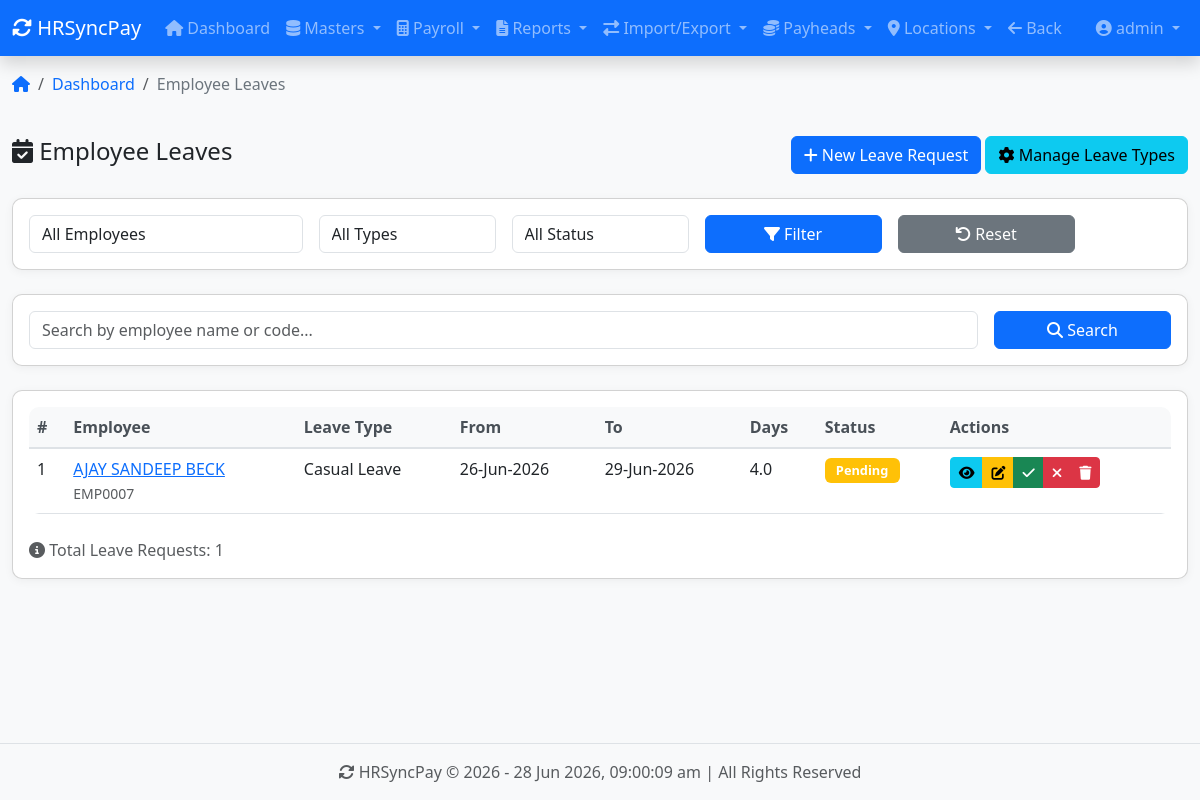
Before: /leave/ (signed in) with the older database file.
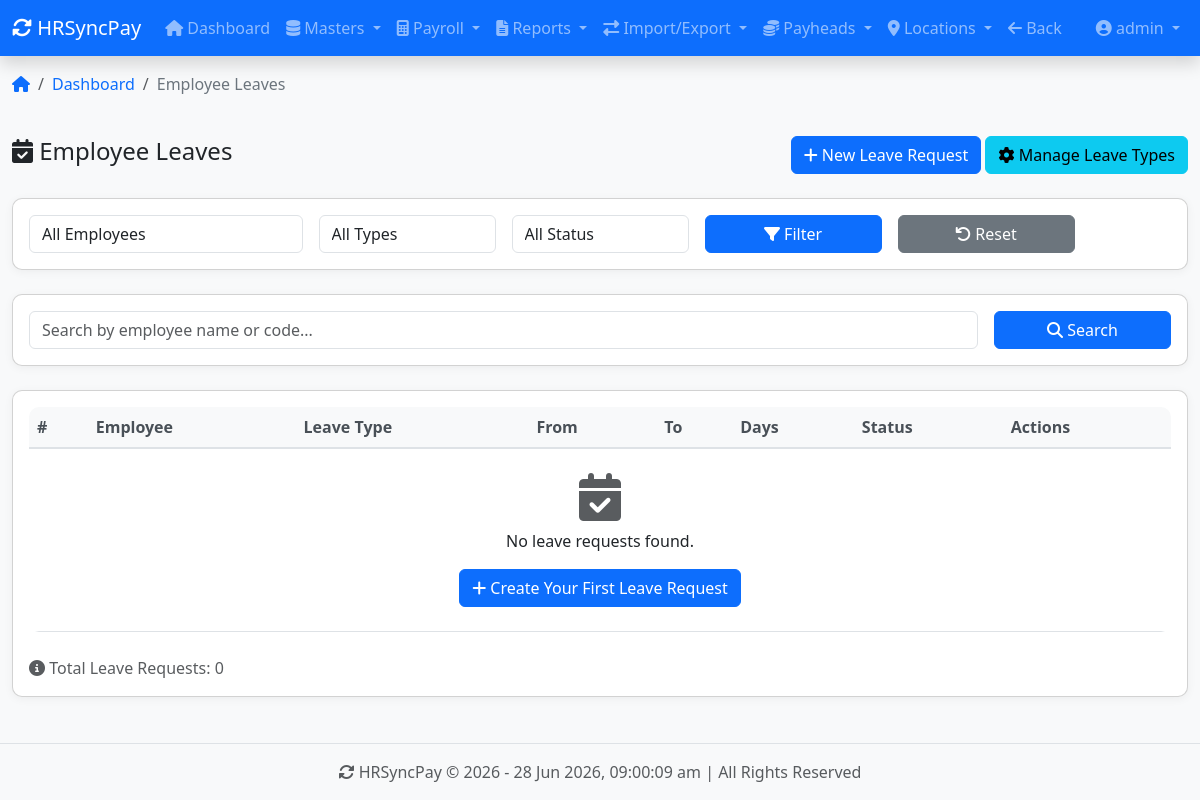
After: the same page with the newer database file.
### apps/leave/models.py (models this page shows, shortened)
class EmployeeLeave(models.Model):
    STATUS_CHOICES = [
        ('PENDING', 'Pending'),
        ('APPROVED', 'Approved'),
        ('REJECTED', 'Rejected'),
        ('CANCELLED', 'Cancelled'),
    ]
    employee = models.ForeignKey(Employee, on_delete=models.CASCADE, related_name='leaves')
    leave_type = models.ForeignKey(LeaveType, on_delete=models.CASCADE)
    assignment = models.ForeignKey('employees.EmployeeAssignment', on_delete=models.SET_NULL, null=True, blank=True)
    client = models.ForeignKey(Client, on_delete=models.SET_NULL, null=True, blank=True)
    start_date = models.DateField()
    end_date = models.DateField()
    total_days = models.DecimalField(max_digits=5, decimal_places=2, default=0)
    is_half_day = models.BooleanField(default=False)
    half_day_type = models.CharField(
        max_length=15,  # ✅ Changed from 10 to 15
        choices=[
            ('FIRST_HALF', 'First Half'),
            ('SECOND_HALF', 'Second Half'),
        ],
        blank=True,
        null=True
    )
    reason = models.TextField(blank=True)
    status = models.CharField(max_length=20, choices=STATUS_CHOICES, default='PENDING')
    approved_by = models.ForeignKey('accounts.User', on_delete=models.SET_NULL, null=True, blank=True,
                                    related_name='approved_leaves')
    approved_date = models.DateTimeField(null=True, blank=True)
    created_by = models.ForeignKey('accounts.User', on_delete=models.SET_NULL, null=True, related_name='created_leaves')
    created_at = models.DateTimeField(auto_now_add=True)
    updated_at = models.DateTimeField(auto_now=True)
    class Meta:
        ordering = ['-created_at']
        verbose_name = 'Employee Leave'
        verbose_name_plural = 'Employee Leaves'

class LeaveType(models.Model):
    CATEGORY_CHOICES = [
        ('ANNUAL', 'Annual Leave'),
        ('CASUAL', 'Casual Leave'),
        ('SICK', 'Sick Leave'),
        ('MATERNITY', 'Maternity Leave'),
        ('PATERNITY', 'Paternity Leave'),
        ('COMPENSATORY', 'Compensatory Off'),
        ('LOP', 'Loss of Pay'),
        ('OTHER', 'Other'),
    ]
    name = models.CharField(max_length=50)
    code = models.CharField(max_length=20, unique=True)
    category = models.CharField(max_length=20, choices=CATEGORY_CHOICES)
    days_per_year = models.IntegerField(default=12)
    is_paid = models.BooleanField(default=True)
    is_active = models.BooleanField(default=True)
    max_consecutive_days = models.IntegerField(default=30)
    description = models.TextField(blank=True)
    created_at = models.DateTimeField(auto_now_add=True)
    updated_at = models.DateTimeField(auto_now=True)
    class Meta:
        ordering = ['name']

### apps/employees/models.py (models this page shows, shortened)
class Employee(models.Model):
    GENDER_CHOICES = [
        ('M', 'Male'),
        ('F', 'Female'),
        ('O', 'Other'),
    ]
    master_code = models.CharField(max_length=20, unique=True, blank=True, null=True)
    name = models.CharField(max_length=100)
    father_name = models.CharField(max_length=100, blank=True)
    mother_name = models.CharField(max_length=100, blank=True)
    date_of_birth = models.DateField(null=True, blank=True)
    gender = models.CharField(max_length=1, choices=GENDER_CHOICES, default='M')
    email = models.EmailField(unique=True, blank=True, null=True)
    phone = models.CharField(max_length=15, blank=True, null=True)
    alternate_phone = models.CharField(max_length=15, blank=True)
    current_address = models.TextField(blank=True)
    permanent_address = models.TextField(blank=True)
    pan_number = models.CharField(max_length=10, unique=True, blank=True, null=True)
    aadhaar_number = models.CharField(max_length=12, unique=True, blank=True, null=True)
    pf_number = models.CharField(max_length=20, unique=True, blank=True, null=True)
    esi_number = models.CharField(max_length=20, unique=True, blank=True, null=True)
    uan_number = models.CharField(max_length=12, blank=True, null=True)
    bank_name = models.CharField(max_length=100, blank=True)
    bank_account_number = models.CharField(max_length=20, unique=True, blank=True, null=True)
    ifsc_code = models.CharField(max_length=11, blank=True)
    bank_branch = models.CharField(max_length=100, blank=True)
    employee_code = models.CharField(max_length=20, unique=True)
    date_of_joining = models.DateField(null=True, blank=True)
    date_of_leaving = models.DateField(null=True, blank=True)
    is_active = models.BooleanField(default=True)
    photo = models.ImageField(upload_to='employee_photos/', null=True, blank=True)
    pf_applicable = models.BooleanField(default=True, help_text="Is PF applicable for this employee?")
    pf_employee_rate = models.DecimalField(max_digits=5, decimal_places=2, default=12.00,
                                           help_text="PF Employee Rate (%)")
    pf_employer_rate = models.DecimalField(max_digits=5, decimal_places=2, default=13.00,
                                           help_text="PF Employer Rate (%)")
    pf_capping = models.CharField(
        max_length=20,
        choices=[
            ('CAPPED_15000', 'Capped at ₹15,000'),
            ('CAPPED_18000', 'Capped at ₹18,000'),
            ('FULL', 'Full Basic'),
            ('NOT_APPLICABLE', 'Not Applicable'),
        ],
        default='CAPPED_15000',
        help_text="PF Capping Rule"
    )
    eps_applicable = models.BooleanField(default=True, help_text="Is EPS (Pension) applicable for this employee?")
    eps_employee_rate = models.DecimalField(max_digits=5, decimal_places=2, default=0.00,
                                            help_text="EPS Employee Rate (%)")
    eps_employer_rate = models.DecimalField(max_digits=5, decimal_places=2, default=8.33,
                                            help_text="EPS Employer Rate (%)")
    eps_limit = models.DecimalField(max_digits=10, decimal_places=2, default=15000.00, help_text="EPS Wage Limit (₹)")
    esi_applicable = models.BooleanField(default=True, help_text="Is ESI applicable for this employee?")
    esi_rule = models.CharField(
        max_length=10,
        choices=[
            ('AUTO', 'Auto (If Gross < ₹21,000)'),
            ('FORCE', 'Force (Always Deduct)'),
            ('EXEMPT', 'Exempt (Never Deduct)'),
        ],
        default='AUTO',
        help_text="ESI Rule"
    )
    esi_limit = models.DecimalField(max_digits=10, decimal_places=2, default=21000.00, help_text="ESI Wage Limit (₹)")
    esi_employee_rate = models.DecimalField(max_digits=5, decimal_places=2, default=0.75,
                                            help_text="ESI Employee Rate (%)")
    esi_employer_rate = models.DecimalField(max_digits=5, decimal_places=2, default=3.25,
                                            help_text="ESI Employer Rate (%)")
    tds_applicable = models.BooleanField(default=False, help_text="Is TDS applicable for this employee?")
    tds_type = models.CharField(
        max_length=10,
        choices=[
            ('PERCENTAGE', 'Percentage (%)'),
            ('FIXED', 'Fixed Amount (₹)'),
        ],
        default='PERCENTAGE',
        help_text="TDS Type"
    )
    tds_value = models.DecimalField(
        max_digits=10,
        decimal_places=2,
        default=0.00,
        help_text="TDS Rate (%) or Fixed Amount (₹)"
    )
    basic_pay = models.DecimalField(max_digits=10, decimal_places=2, default=0.00, help_text="Basic Pay (Fixed)")
    hra = models.DecimalField(max_digits=10, decimal_places=2, default=0.00, help_text="House Rent Allowance (Fixed)")
    dynamic_salary_heads = models.JSONField(
        default=dict,
        blank=True,
        help_text="Dynamic salary heads (e.g., {'Bonus': 5000, 'Incentive': 2000, 'Special Allowance': 3000})"
    )
    loan_deduction = models.DecimalField(max_digits=10, decimal_places=2, default=0.00,
                                         help_text="Loan Deduction (Fixed)")
    advance_deduction = models.DecimalField(max_digits=10, decimal_places=2, default=0.00,
                                            help_text="Advance Deduction (Fixed)")
    dynamic_deductions = models.JSONField(
        default=dict,
        blank=True,
        help_text="Dynamic deductions (e.g., {'Insurance': 1000, 'Professional Tax': 200, 'Union Fee': 100})"
    )
    professional_tax = models.DecimalField(max_digits=10, decimal_places=2, default=0.00, help_text="Professional Tax")
    created_at = models.DateTimeField(auto_now_add=True)
    updated_at = models.DateTimeField(auto_now=True)
    class Meta:
        ordering = ['name']

### apps/leave/views.py (the view)
# urls.py: path('', views.leave_list, name='leave_list'),
@login_required
def leave_list(request):
    leaves = EmployeeLeave.objects.all().order_by('-created_at')
    employee_id = request.GET.get('employee')
    if employee_id:
        leaves = leaves.filter(employee_id=employee_id)
    status = request.GET.get('status')
    if status:
        leaves = leaves.filter(status=status)
    leave_type_id = request.GET.get('leave_type')
    if leave_type_id:
        leaves = leaves.filter(leave_type_id=leave_type_id)
    search = request.GET.get('search')
    if search:
        leaves = leaves.filter(
            Q(employee__name__icontains=search) |
            Q(employee__employee_code__icontains=search) |
            Q(leave_type__name__icontains=search)
        )
    paginator = Paginator(leaves, 20)
    page_number = request.GET.get('page')
    page_obj = paginator.get_page(page_number)
    context = {
        'page_obj': page_obj,
        'employees': Employee.objects.filter(is_active=True),
        'leave_types': LeaveType.objects.filter(is_active=True),
        'status_choices': EmployeeLeave.STATUS_CHOICES,
        'search': search,
        'total_leaves': leaves.count(),
        'breadcrumb': [
            {'name': 'Dashboard', 'url': '/', 'active': False},
            {'name': 'Employee Leaves', 'active': True},
        ],
    }
    return render(request, 'leave/leave_list.html', context)

### templates/leave/leave_list.html (shortened to what the changed rows need)
{% extends 'base.html' %}
{% load static %}
{% block content %}
<div class="card">
    <div class="card-body">
        <div class="table-responsive">
            <table class="table table-hover">
                <thead>
                    <tr>
                        <th>#</th>
                        <th>Employee</th>
                        <th>Leave Type</th>
                        <th>From</th>
                        <th>To</th>
                        <th>Days</th>
                        <th>Status</th>
                        <th>Actions</th>
                    </tr>
                </thead>
                <tbody>
                    {% for leave in page_obj %}
                    <tr>
                        <td>{{ forloop.counter }}</td>
                        <td>
                            <a href="{% url 'employees:employee_detail' leave.employee.id %}">
                                {{ leave.employee.name }}
                            </a>
                            <br>
                            <small class="text-muted">{{ leave.employee.employee_code }}</small>
                        </td>
                        <td>{{ leave.leave_type.name }}</td>
                        <td>{{ leave.start_date|date:"d-M-Y" }}</td>
                        <td>{{ leave.end_date|date:"d-M-Y" }}</td>
                        <td>{{ leave.total_days|floatformat:1 }}</td>
                        <td>
                            {% if leave.status == 'PENDING' %}
                                <span class="badge bg-warning">Pending</span>
                            {% elif leave.status == 'APPROVED' %}
                                <span class="badge bg-success">Approved</span>
                            {% elif leave.status == 'REJECTED' %}
                                <span class="badge bg-danger">Rejected</span>
                            {% elif leave.status == 'CANCELLED' %}
                                <span class="badge bg-secondary">Cancelled</span>
                            {% endif %}
                        </td>
                        <td>
                            <div class="btn-group" role="group">
                                <a href="{% url 'leave:leave_detail' leave.id %}"
                                   class="btn btn-sm btn-info" title="View">
                                    <i class="fas fa-eye"></i>
                                </a>
                                {% if leave.status == 'PENDING' %}
                                    <a href="{% url 'leave:leave_edit' leave.id %}"
                                       class="btn btn-sm btn-warning" title="Edit">
                                        <i class="fas fa-edit"></i>
                                    </a>
                                    <a href="{% url 'leave:leave_approve' leave.id %}"
                                       class="btn btn-sm btn-success" title="Approve"
                                       onclick="return confirm('Approve this leave request?')">
                                        <i class="fas fa-check"></i>
                                    </a>
                                    <a href="{% url 'leave:leave_reject' leave.id %}"
                                       class="btn btn-sm btn-danger" title="Reject"
                                       onclick="return confirm('Reject this leave request?')">
                                        <i class="fas fa-times"></i>
                                    </a>
                                    <a href="{% url 'leave:leave_delete' leave.id %}"
                                       class="btn btn-sm btn-danger" title="Delete"
                                       onclick="return confirm('Delete this leave request?')">
                                        <i class="fas fa-trash"></i>
                                    </a>
                                {% endif %}
                            </div>
                        </td>
                    </tr>
                    {% empty %}
                    <tr>
                        <td colspan="8" class="text-center py-4">
                            <i class="fas fa-calendar-check fa-3x text-muted"></i>
                            <p class="mt-2">No leave requests found.</p>
                            <a href="{% url 'leave:leave_create' %}" class="btn btn-primary">
                                <i class="fas fa-plus"></i> Create Your First Leave Request
                            </a>
                        </td>
                    </tr>
                    {% endfor %}
                </tbody>
            </table>
        </div>
        <div class="text-muted mt-2">
            <i class="fas fa-info-circle"></i> Total Leave Requests: {{ total_leaves }}
        </div>
    </div>
</div>
{% endblock %}

Changed rows visible on the page:
removed EmployeeLeave: employee.name "AJAY SANDEEP BECK", employee.employee_code "EMP0007", leave_type.name "Casual Leave", start_date "26-Jun-2026", end_date "29-Jun-2026", total_days "4.0", status "Pending"
Other visible differences:
{{ total_leaves }}: "1" → "0"
text now shown: "No leave requests found. Create Your First Leave Request"
